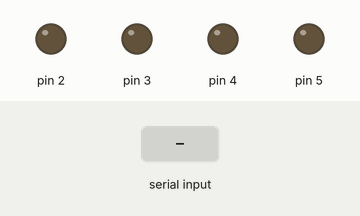
The sketch below on a simulated Arduino Uno, built with avr-gcc and run on an emulated ATmega328P. On the bench: output pins drawn as LEDs (lit = HIGH). The inputs (shaded band) are chosen by the test bench.

Above: at 1.2 s.
1.3 s: "1" received over the second serial link
At 2.4 s:
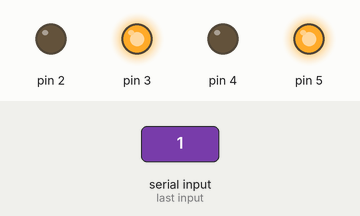
2.8 s: "2" received over the second serial link
At 3.6 s:
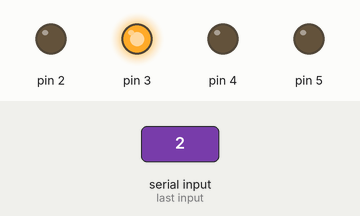
4.3 s: "3" received over the second serial link
At 4.7 s:
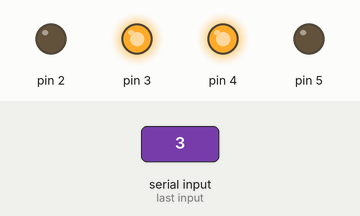
5.8 s: "4" received over the second serial link
At 7.0 s:
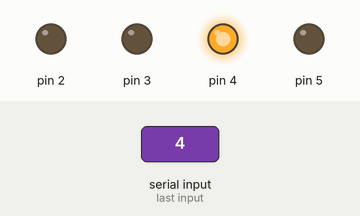
7.3 s: "5" received over the second serial link
At 8.2 s:
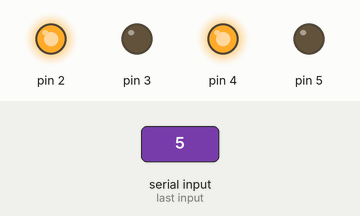
8.8 s: "6" received over the second serial link
At 9.3 s:
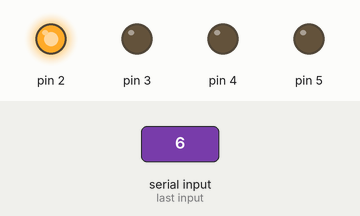
Timing chart, 0 to 11.3 s (numbered marks = the images above; inputs shaded):
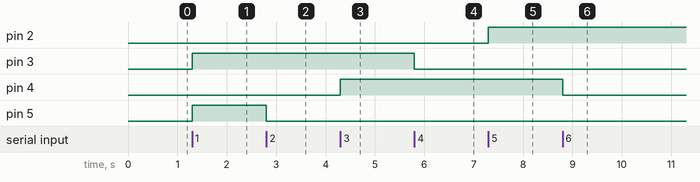

Measured:
- after the input at 1.3 s, pin 3, pin 5: LOW → HIGH at once
- after the input at 2.8 s, pin 5: HIGH → LOW at once
- after the input at 4.3 s, pin 4: LOW → HIGH at once
- after the input at 5.8 s, pin 3: HIGH → LOW at once
- after the input at 7.3 s, pin 2: LOW → HIGH at once
- after the input at 8.8 s, pin 4: HIGH → LOW at once

The sketch:

app.ino
```cpp
#include <SoftwareSerial.h>

SoftwareSerial mySerial(10, 11);

void setup()
{
    pinMode(2, OUTPUT);
    pinMode(3, OUTPUT);
    pinMode(4, OUTPUT);
    pinMode(5, OUTPUT);

    digitalWrite(2, LOW);
    digitalWrite(3, LOW);
    digitalWrite(4, LOW);
    digitalWrite(5, LOW);
    Serial.begin(9600);
    mySerial.begin(9600);
}

void loop()
{

    if (mySerial.available())
    {
        char r = mySerial.read();
        switch (r)
        {
        case '0':
            setmotor(0, 0, 0, 0);
            break;
        case '1':
            setmotor(0, 1, 0, 1);
            break;
        case '2':
            setmotor(0, 1, 0, 0);
            break;
        case '3':
            setmotor(0, 1, 1, 0);
            break;
        case '4':
            setmotor(0, 0, 1, 0);

            break;
        case '5':
            setmotor(1, 0, 1, 0);
            break;
        case '6':
            setmotor(1, 0, 0, 0);
            break;
        case '7':
            setmotor(1, 0, 0, 1);
            break;
        case '8':
            setmotor(0, 0, 0, 1);
            break;
        }
    }
}

void setmotor(boolean a, boolean b, boolean c, boolean d)
{
    digitalWrite(2, a);
    digitalWrite(3, b);
    digitalWrite(4, c);
    digitalWrite(5, d);
}
```
